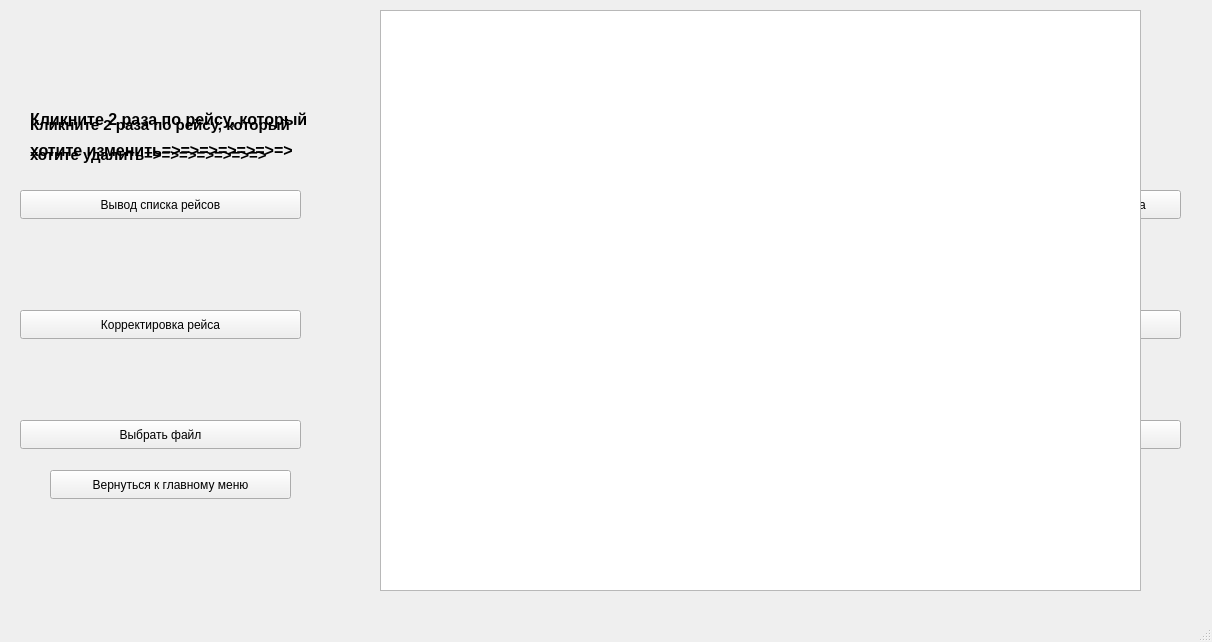
<?xml version="1.0" encoding="UTF-8"?>
<ui version="4.0">
 <class>MainWindow</class>
 <widget class="QMainWindow" name="MainWindow">
  <property name="geometry">
   <rect>
    <x>0</x>
    <y>0</y>
    <width>1212</width>
    <height>642</height>
   </rect>
  </property>
  <property name="windowTitle">
   <string>MainWindow</string>
  </property>
  <widget class="QWidget" name="centralwidget">
   <widget class="QPushButton" name="addNode">
    <property name="geometry">
     <rect>
      <x>450</x>
      <y>90</y>
      <width>281</width>
      <height>29</height>
     </rect>
    </property>
    <property name="text">
     <string>Добавить рейс</string>
    </property>
   </widget>
   <widget class="QPushButton" name="showList">
    <property name="geometry">
     <rect>
      <x>20</x>
      <y>190</y>
      <width>281</width>
      <height>29</height>
     </rect>
    </property>
    <property name="text">
     <string>Вывод списка рейсов</string>
    </property>
   </widget>
   <widget class="QPushButton" name="searchNode">
    <property name="geometry">
     <rect>
      <x>900</x>
      <y>190</y>
      <width>281</width>
      <height>29</height>
     </rect>
    </property>
    <property name="text">
     <string>Поиск рейса по дате и номеру поезда</string>
    </property>
   </widget>
   <widget class="QPushButton" name="showSpecialList">
    <property name="geometry">
     <rect>
      <x>410</x>
      <y>510</y>
      <width>381</width>
      <height>31</height>
     </rect>
    </property>
    <property name="text">
     <string>Вывод списка рейсов по указанным параметрам</string>
    </property>
   </widget>
   <widget class="QPushButton" name="chooseFile">
    <property name="geometry">
     <rect>
      <x>20</x>
      <y>420</y>
      <width>281</width>
      <height>29</height>
     </rect>
    </property>
    <property name="text">
     <string>Выбрать файл</string>
    </property>
   </widget>
   <widget class="QPushButton" name="deleteNode">
    <property name="geometry">
     <rect>
      <x>900</x>
      <y>420</y>
      <width>281</width>
      <height>29</height>
     </rect>
    </property>
    <property name="text">
     <string>Удаление рейса</string>
    </property>
   </widget>
   <widget class="QPushButton" name="editNode">
    <property name="geometry">
     <rect>
      <x>20</x>
      <y>310</y>
      <width>281</width>
      <height>29</height>
     </rect>
    </property>
    <property name="text">
     <string>Корректировка рейса</string>
    </property>
   </widget>
   <widget class="QLabel" name="trainTimetable">
    <property name="geometry">
     <rect>
      <x>480</x>
      <y>20</y>
      <width>281</width>
      <height>51</height>
     </rect>
    </property>
    <property name="text">
     <string>&lt;html&gt;&lt;head/&gt;&lt;body&gt;&lt;p&gt;&lt;span style=&quot; font-size:16pt; font-weight:700;&quot;&gt;Расписание поездов&lt;/span&gt;&lt;/p&gt;&lt;/body&gt;&lt;/html&gt;</string>
    </property>
   </widget>
   <widget class="QLabel" name="picture">
    <property name="geometry">
     <rect>
      <x>340</x>
      <y>150</y>
      <width>531</width>
      <height>331</height>
     </rect>
    </property>
    <property name="text">
     <string/>
    </property>
   </widget>
   <widget class="QPushButton" name="mergesort">
    <property name="geometry">
     <rect>
      <x>900</x>
      <y>310</y>
      <width>281</width>
      <height>29</height>
     </rect>
    </property>
    <property name="text">
     <string>Сортировать</string>
    </property>
   </widget>
   <widget class="QLabel" name="filePath">
    <property name="geometry">
     <rect>
      <x>20</x>
      <y>470</y>
      <width>281</width>
      <height>31</height>
     </rect>
    </property>
    <property name="text">
     <string/>
    </property>
   </widget>
   <widget class="QListWidget" name="listWidget">
    <property name="geometry">
     <rect>
      <x>380</x>
      <y>10</y>
      <width>761</width>
      <height>581</height>
     </rect>
    </property>
   </widget>
   <widget class="QLabel" name="delete_reis">
    <property name="geometry">
     <rect>
      <x>30</x>
      <y>100</y>
      <width>331</width>
      <height>81</height>
     </rect>
    </property>
    <property name="text">
     <string>&lt;html&gt;&lt;head/&gt;&lt;body&gt;&lt;p&gt;&lt;span style=&quot; font-size:11pt; font-weight:700;&quot;&gt;Кликните 2 раза по рейсу, который &lt;/span&gt;&lt;/p&gt;&lt;p&gt;&lt;span style=&quot; font-size:11pt; font-weight:700;&quot;&gt;хотите удалить=&amp;gt;=&amp;gt;=&amp;gt;=&amp;gt;=&amp;gt;=&amp;gt;=&amp;gt;&lt;/span&gt;&lt;/p&gt;&lt;/body&gt;&lt;/html&gt;</string>
    </property>
   </widget>
   <widget class="QPushButton" name="exit">
    <property name="geometry">
     <rect>
      <x>50</x>
      <y>470</y>
      <width>241</width>
      <height>29</height>
     </rect>
    </property>
    <property name="text">
     <string>Вернуться к главному меню</string>
    </property>
   </widget>
   <widget class="QLabel" name="edit_reis">
    <property name="geometry">
     <rect>
      <x>30</x>
      <y>100</y>
      <width>381</width>
      <height>71</height>
     </rect>
    </property>
    <property name="text">
     <string>&lt;html&gt;&lt;head/&gt;&lt;body&gt;&lt;p&gt;&lt;span style=&quot; font-size:12pt; font-weight:700;&quot;&gt;Кликните 2 раза по рейсу, который&lt;/span&gt;&lt;/p&gt;&lt;p&gt;&lt;span style=&quot; font-size:12pt; font-weight:700;&quot;/&gt;&lt;/p&gt;&lt;p&gt;&lt;span style=&quot; font-size:12pt; font-weight:700;&quot;&gt;хотите изменить=&amp;gt;=&amp;gt;=&amp;gt;=&amp;gt;=&amp;gt;=&amp;gt;=&amp;gt;&lt;/span&gt;&lt;/p&gt;&lt;/body&gt;&lt;/html&gt;</string>
    </property>
   </widget>
  </widget>
  <widget class="QMenuBar" name="menubar">
   <property name="geometry">
    <rect>
     <x>0</x>
     <y>0</y>
     <width>1212</width>
     <height>25</height>
    </rect>
   </property>
  </widget>
  <widget class="QStatusBar" name="statusbar"/>
 </widget>
 <resources/>
 <connections/>
</ui>
